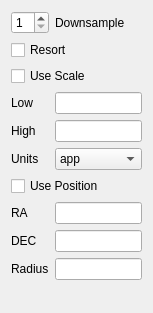
       <widget class="QWidget" name="AstrometryOptions">
        <property name="geometry">
         <rect>
          <x>0</x>
          <y>0</y>
          <width>153</width>
          <height>313</height>
         </rect>
        </property>
        <attribute name="label">
         <string>Astrometry Options</string>
        </attribute>
        <layout class="QGridLayout" name="gridLayout_12">
         <item row="8" column="1">
          <widget class="QLineEdit" name="scale_high"/>
         </item>
         <item row="10" column="0">
          <widget class="QLabel" name="label_6">
           <property name="text">
            <string>Units</string>
           </property>
          </widget>
         </item>
         <item row="10" column="1">
          <widget class="QComboBox" name="units">
           <item>
            <property name="text">
             <string>app</string>
            </property>
           </item>
           <item>
            <property name="text">
             <string>aw</string>
            </property>
           </item>
          </widget>
         </item>
         <item row="4" column="0" colspan="2">
          <widget class="QCheckBox" name="resort">
           <property name="text">
            <string>Resort</string>
           </property>
          </widget>
         </item>
         <item row="6" column="0" colspan="2">
          <widget class="QCheckBox" name="use_scale">
           <property name="text">
            <string>Use Scale</string>
           </property>
          </widget>
         </item>
         <item row="14" column="1">
          <widget class="QLineEdit" name="radius"/>
         </item>
         <item row="13" column="0">
          <widget class="QLabel" name="label_8">
           <property name="text">
            <string>DEC</string>
           </property>
          </widget>
         </item>
         <item row="14" column="0">
          <widget class="QLabel" name="label_9">
           <property name="text">
            <string>Radius</string>
           </property>
          </widget>
         </item>
         <item row="7" column="0">
          <widget class="QLabel" name="label_4">
           <property name="text">
            <string>Low</string>
           </property>
          </widget>
         </item>
         <item row="11" column="0" colspan="2">
          <widget class="QCheckBox" name="use_position">
           <property name="text">
            <string>Use Position</string>
           </property>
          </widget>
         </item>
         <item row="12" column="1">
          <widget class="QLineEdit" name="ra"/>
         </item>
         <item row="15" column="1">
          <spacer name="verticalSpacer_5">
           <property name="orientation">
            <enum>Qt::Vertical</enum>
           </property>
           <property name="sizeHint" stdset="0">
            <size>
             <width>20</width>
             <height>40</height>
            </size>
           </property>
          </spacer>
         </item>
         <item row="7" column="1">
          <widget class="QLineEdit" name="scale_low">
           <property name="text">
            <string/>
           </property>
          </widget>
         </item>
         <item row="13" column="1">
          <widget class="QLineEdit" name="dec"/>
         </item>
         <item row="8" column="0">
          <widget class="QLabel" name="label_5">
           <property name="text">
            <string>High</string>
           </property>
          </widget>
         </item>
         <item row="12" column="0">
          <widget class="QLabel" name="label_7">
           <property name="text">
            <string>RA</string>
           </property>
          </widget>
         </item>
         <item row="2" column="1">
          <widget class="QLabel" name="label_16">
           <property name="text">
            <string>Downsample</string>
           </property>
          </widget>
         </item>
         <item row="2" column="0">
          <widget class="QSpinBox" name="downsample">
           <property name="minimum">
            <number>1</number>
           </property>
           <property name="maximum">
            <number>5</number>
           </property>
          </widget>
         </item>
        </layout>
       </widget>
